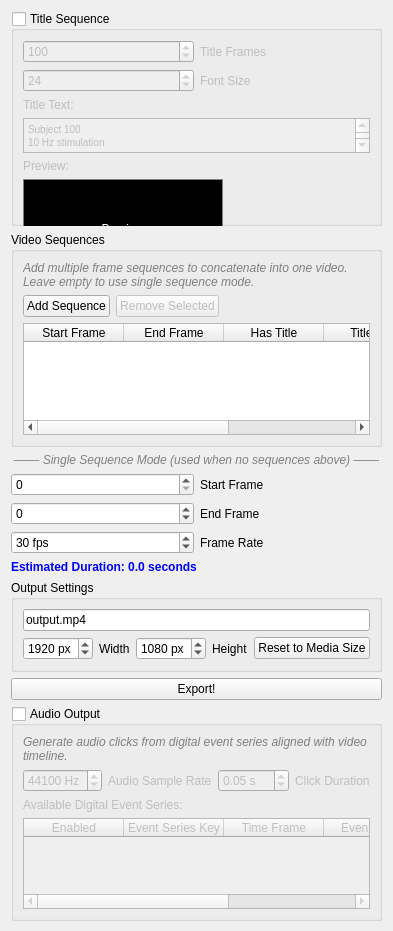
<?xml version="1.0" encoding="UTF-8"?>
<ui version="4.0">
 <class>Export_Video_Widget</class>
 <widget class="QWidget" name="Export_Video_Widget">
  <property name="geometry">
   <rect>
    <x>0</x>
    <y>0</y>
    <width>243</width>
    <height>130</height>
   </rect>
  </property>
  <property name="windowTitle">
   <string>Form</string>
  </property>
  <layout class="QVBoxLayout" name="verticalLayout">
   <item>
    <widget class="QGroupBox" name="title_sequence_groupbox">
     <property name="title">
      <string>Title Sequence</string>
     </property>
     <property name="checkable">
      <bool>true</bool>
     </property>
     <property name="checked">
      <bool>false</bool>
     </property>
     <layout class="QVBoxLayout" name="title_layout">
      <item>
       <layout class="QHBoxLayout" name="title_frames_layout">
        <item>
         <widget class="QSpinBox" name="title_frames_spinbox">
          <property name="minimum">
           <number>1</number>
          </property>
          <property name="maximum">
           <number>1000</number>
          </property>
          <property name="value">
           <number>100</number>
          </property>
         </widget>
        </item>
        <item>
         <widget class="QLabel" name="title_frames_label">
          <property name="text">
           <string>Title Frames</string>
          </property>
         </widget>
        </item>
       </layout>
      </item>
      <item>
       <layout class="QHBoxLayout" name="font_size_layout">
        <item>
         <widget class="QSpinBox" name="font_size_spinbox">
          <property name="minimum">
           <number>12</number>
          </property>
          <property name="maximum">
           <number>72</number>
          </property>
          <property name="value">
           <number>24</number>
          </property>
         </widget>
        </item>
        <item>
         <widget class="QLabel" name="font_size_label">
          <property name="text">
           <string>Font Size</string>
          </property>
         </widget>
        </item>
       </layout>
      </item>
      <item>
       <widget class="QLabel" name="title_text_label">
        <property name="text">
         <string>Title Text:</string>
        </property>
       </widget>
      </item>
      <item>
       <widget class="QTextEdit" name="title_text_edit">
        <property name="maximumSize">
         <size>
          <width>16777215</width>
          <height>60</height>
         </size>
        </property>
        <property name="html">
         <string>&lt;!DOCTYPE HTML PUBLIC &quot;-//W3C//DTD HTML 4.0//EN&quot; &quot;http://www.w3.org/TR/REC-html40/strict.dtd&quot;&gt;
&lt;html&gt;&lt;head&gt;&lt;meta name=&quot;qrichtext&quot; content=&quot;1&quot; /&gt;&lt;style type=&quot;text/css&quot;&gt;
p, li { white-space: pre-wrap; }
&lt;/style&gt;&lt;/head&gt;&lt;body style=&quot; font-family:'MS Shell Dlg 2'; font-size:7.8pt; font-weight:400; font-style:normal;&quot;&gt;
&lt;p style=&quot; margin-top:0px; margin-bottom:0px; margin-left:0px; margin-right:0px; -qt-block-indent:0; text-indent:0px;&quot;&gt;Subject 100&lt;/p&gt;
&lt;p style=&quot; margin-top:0px; margin-bottom:0px; margin-left:0px; margin-right:0px; -qt-block-indent:0; text-indent:0px;&quot;&gt;10 Hz stimulation&lt;/p&gt;&lt;/body&gt;&lt;/html&gt;</string>
        </property>
       </widget>
      </item>
      <item>
       <widget class="QLabel" name="preview_label">
        <property name="text">
         <string>Preview:</string>
        </property>
       </widget>
      </item>
      <item>
       <widget class="QLabel" name="title_preview">
        <property name="minimumSize">
         <size>
          <width>200</width>
          <height>100</height>
         </size>
        </property>
        <property name="maximumSize">
         <size>
          <width>200</width>
          <height>100</height>
         </size>
        </property>
        <property name="styleSheet">
         <string>background-color: black; color: white; border: 1px solid gray;</string>
        </property>
        <property name="text">
         <string>Preview</string>
        </property>
        <property name="alignment">
         <set>Qt::AlignmentFlag::AlignCenter</set>
        </property>
        <property name="wordWrap">
         <bool>true</bool>
        </property>
       </widget>
      </item>
     </layout>
    </widget>
   </item>
   <item>
    <widget class="QGroupBox" name="sequences_groupbox">
     <property name="title">
      <string>Video Sequences</string>
     </property>
     <layout class="QVBoxLayout" name="sequences_layout">
      <item>
       <widget class="QLabel" name="sequences_info_label">
        <property name="text">
         <string>Add multiple frame sequences to concatenate into one video. Leave empty to use single sequence mode.</string>
        </property>
        <property name="wordWrap">
         <bool>true</bool>
        </property>
        <property name="styleSheet">
         <string>color: gray; font-style: italic;</string>
        </property>
       </widget>
      </item>
      <item>
       <layout class="QHBoxLayout" name="sequence_buttons_layout">
        <item>
         <widget class="QPushButton" name="add_sequence_button">
          <property name="text">
           <string>Add Sequence</string>
          </property>
         </widget>
        </item>
        <item>
         <widget class="QPushButton" name="remove_sequence_button">
          <property name="text">
           <string>Remove Selected</string>
          </property>
          <property name="enabled">
           <bool>false</bool>
          </property>
         </widget>
        </item>
        <item>
         <spacer name="button_spacer">
          <property name="orientation">
           <enum>Qt::Orientation::Horizontal</enum>
          </property>
          <property name="sizeHint" stdset="0">
           <size>
            <width>40</width>
            <height>20</height>
           </size>
          </property>
         </spacer>
        </item>
       </layout>
      </item>
      <item>
       <widget class="QTableWidget" name="sequences_table">
        <property name="maximumSize">
         <size>
          <width>16777215</width>
          <height>150</height>
         </size>
        </property>
        <property name="alternatingRowColors">
         <bool>true</bool>
        </property>
        <property name="selectionBehavior">
         <enum>QAbstractItemView::SelectionBehavior::SelectRows</enum>
        </property>
        <property name="gridStyle">
         <enum>Qt::PenStyle::SolidLine</enum>
        </property>
        <column>
         <property name="text">
          <string>Start Frame</string>
         </property>
        </column>
        <column>
         <property name="text">
          <string>End Frame</string>
         </property>
        </column>
        <column>
         <property name="text">
          <string>Has Title</string>
         </property>
        </column>
        <column>
         <property name="text">
          <string>Title Text</string>
         </property>
        </column>
        <column>
         <property name="text">
          <string>Title Frames</string>
         </property>
        </column>
       </widget>
      </item>
     </layout>
    </widget>
   </item>
   <item>
    <widget class="QLabel" name="mode_separator">
     <property name="text">
      <string>─── Single Sequence Mode (used when no sequences above) ───</string>
     </property>
     <property name="alignment">
      <set>Qt::AlignmentFlag::AlignCenter</set>
     </property>
     <property name="styleSheet">
      <string>color: gray; font-style: italic;</string>
     </property>
    </widget>
   </item>
   <item>
    <layout class="QHBoxLayout" name="horizontalLayout">
     <item>
      <widget class="QSpinBox" name="start_frame_spinbox"/>
     </item>
     <item>
      <widget class="QLabel" name="label">
       <property name="text">
        <string>Start Frame</string>
       </property>
      </widget>
     </item>
    </layout>
   </item>
   <item>
    <layout class="QHBoxLayout" name="horizontalLayout_2">
     <item>
      <widget class="QSpinBox" name="end_frame_spinbox">
       <property name="minimum">
        <number>-1</number>
       </property>
      </widget>
     </item>
     <item>
      <widget class="QLabel" name="label_2">
       <property name="text">
        <string>End Frame</string>
       </property>
      </widget>
     </item>
    </layout>
   </item>
   <item>
    <layout class="QHBoxLayout" name="frame_rate_layout">
     <item>
      <widget class="QSpinBox" name="frame_rate_spinbox">
       <property name="minimum">
        <number>1</number>
       </property>
       <property name="maximum">
        <number>120</number>
       </property>
       <property name="value">
        <number>30</number>
       </property>
       <property name="suffix">
        <string> fps</string>
       </property>
      </widget>
     </item>
     <item>
      <widget class="QLabel" name="frame_rate_label">
       <property name="text">
        <string>Frame Rate</string>
       </property>
      </widget>
     </item>
    </layout>
   </item>
   <item>
    <widget class="QLabel" name="duration_estimate_label">
     <property name="text">
      <string>Estimated Duration: 0.0 seconds</string>
     </property>
     <property name="styleSheet">
      <string>color: blue; font-weight: bold;</string>
     </property>
    </widget>
   </item>
   <item>
    <widget class="QGroupBox" name="output_settings_groupbox">
     <property name="title">
      <string>Output Settings</string>
     </property>
     <layout class="QVBoxLayout" name="output_settings_layout">
      <item>
       <widget class="QLineEdit" name="output_filename">
        <property name="text">
         <string>output.mp4</string>
        </property>
       </widget>
      </item>
      <item>
       <layout class="QHBoxLayout" name="output_size_layout">
        <item>
         <widget class="QSpinBox" name="output_width_spinbox">
          <property name="minimum">
           <number>64</number>
          </property>
          <property name="maximum">
           <number>7680</number>
          </property>
          <property name="value">
           <number>1920</number>
          </property>
          <property name="suffix">
           <string> px</string>
          </property>
         </widget>
        </item>
        <item>
         <widget class="QLabel" name="width_label">
          <property name="text">
           <string>Width</string>
          </property>
         </widget>
        </item>
        <item>
         <widget class="QSpinBox" name="output_height_spinbox">
          <property name="minimum">
           <number>64</number>
          </property>
          <property name="maximum">
           <number>4320</number>
          </property>
          <property name="value">
           <number>1080</number>
          </property>
          <property name="suffix">
           <string> px</string>
          </property>
         </widget>
        </item>
        <item>
         <widget class="QLabel" name="height_label">
          <property name="text">
           <string>Height</string>
          </property>
         </widget>
        </item>
        <item>
         <widget class="QPushButton" name="reset_to_media_size_button">
          <property name="text">
           <string>Reset to Media Size</string>
          </property>
         </widget>
        </item>
       </layout>
      </item>
     </layout>
    </widget>
   </item>
   <item>
    <widget class="QPushButton" name="export_video_button">
     <property name="text">
      <string>Export!</string>
     </property>
    </widget>
   </item>
   <item>
    <widget class="QGroupBox" name="audio_output_groupbox">
     <property name="title">
      <string>Audio Output</string>
     </property>
     <property name="checkable">
      <bool>true</bool>
     </property>
     <property name="checked">
      <bool>false</bool>
     </property>
     <layout class="QVBoxLayout" name="audio_layout">
      <item>
       <widget class="QLabel" name="audio_description_label">
        <property name="text">
         <string>Generate audio clicks from digital event series aligned with video timeline.</string>
        </property>
        <property name="wordWrap">
         <bool>true</bool>
        </property>
        <property name="styleSheet">
         <string>color: gray; font-style: italic;</string>
        </property>
       </widget>
      </item>
      <item>
       <layout class="QHBoxLayout" name="audio_settings_layout">
        <item>
         <widget class="QSpinBox" name="audio_sample_rate_spinbox">
          <property name="minimum">
           <number>8000</number>
          </property>
          <property name="maximum">
           <number>96000</number>
          </property>
          <property name="value">
           <number>44100</number>
          </property>
          <property name="suffix">
           <string> Hz</string>
          </property>
         </widget>
        </item>
        <item>
         <widget class="QLabel" name="audio_sample_rate_label">
          <property name="text">
           <string>Audio Sample Rate</string>
          </property>
         </widget>
        </item>
        <item>
         <widget class="QDoubleSpinBox" name="click_duration_spinbox">
          <property name="minimum">
           <double>0.001000000000000</double>
          </property>
          <property name="maximum">
           <double>1.000000000000000</double>
          </property>
          <property name="singleStep">
           <double>0.010000000000000</double>
          </property>
          <property name="value">
           <double>0.050000000000000</double>
          </property>
          <property name="suffix">
           <string> s</string>
          </property>
         </widget>
        </item>
        <item>
         <widget class="QLabel" name="click_duration_label">
          <property name="text">
           <string>Click Duration</string>
          </property>
         </widget>
        </item>
       </layout>
      </item>
      <item>
       <widget class="QLabel" name="audio_sources_label">
        <property name="text">
         <string>Available Digital Event Series:</string>
        </property>
       </widget>
      </item>
      <item>
       <widget class="QTableWidget" name="audio_sources_table">
        <property name="maximumSize">
         <size>
          <width>16777215</width>
          <height>120</height>
         </size>
        </property>
        <property name="alternatingRowColors">
         <bool>true</bool>
        </property>
        <property name="selectionBehavior">
         <enum>QAbstractItemView::SelectionBehavior::SelectRows</enum>
        </property>
        <property name="gridStyle">
         <enum>Qt::PenStyle::SolidLine</enum>
        </property>
        <column>
         <property name="text">
          <string>Enabled</string>
         </property>
        </column>
        <column>
         <property name="text">
          <string>Event Series Key</string>
         </property>
        </column>
        <column>
         <property name="text">
          <string>Time Frame</string>
         </property>
        </column>
        <column>
         <property name="text">
          <string>Event Count</string>
         </property>
        </column>
        <column>
         <property name="text">
          <string>Volume</string>
         </property>
        </column>
       </widget>
      </item>
     </layout>
    </widget>
   </item>
   <item>
    <spacer name="verticalSpacer">
     <property name="orientation">
      <enum>Qt::Orientation::Vertical</enum>
     </property>
     <property name="sizeHint" stdset="0">
      <size>
       <width>20</width>
       <height>40</height>
      </size>
     </property>
    </spacer>
   </item>
  </layout>
 </widget>
 <resources/>
 <connections/>
</ui>
